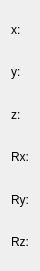
                              <widget class="QWidget" name="layoutWidget1">
                                    <property name="geometry">
                                          <rect>
                                                <x>13</x>
                                                <y>60</y>
                                                <width>31</width>
                                                <height>271</height>
                                          </rect>
                                    </property>
                                    <layout class="QVBoxLayout" name="verticalLayout_2">
                                          <item>
                                                <widget class="QLabel" name="tm_pos_x_2">
                                                      <property name="text">
                                                            <string>x:</string>
                                                      </property>
                                                </widget>
                                          </item>
                                          <item>
                                                <widget class="QLabel" name="tm_pos_y_2">
                                                      <property name="text">
                                                            <string>y:</string>
                                                      </property>
                                                </widget>
                                          </item>
                                          <item>
                                                <widget class="QLabel" name="tm_pos_z_2">
                                                      <property name="text">
                                                            <string>z:</string>
                                                      </property>
                                                </widget>
                                          </item>
                                          <item>
                                                <widget class="QLabel" name="tm_pos_Rx_2">
                                                      <property name="text">
                                                            <string>Rx:</string>
                                                      </property>
                                                </widget>
                                          </item>
                                          <item>
                                                <widget class="QLabel" name="tm_pos_Ry_2">
                                                      <property name="text">
                                                            <string>Ry:</string>
                                                      </property>
                                                </widget>
                                          </item>
                                          <item>
                                                <widget class="QLabel" name="tm_pos_Rz_2">
                                                      <property name="text">
                                                            <string>Rz:</string>
                                                      </property>
                                                </widget>
                                          </item>
                                    </layout>
                              </widget>
